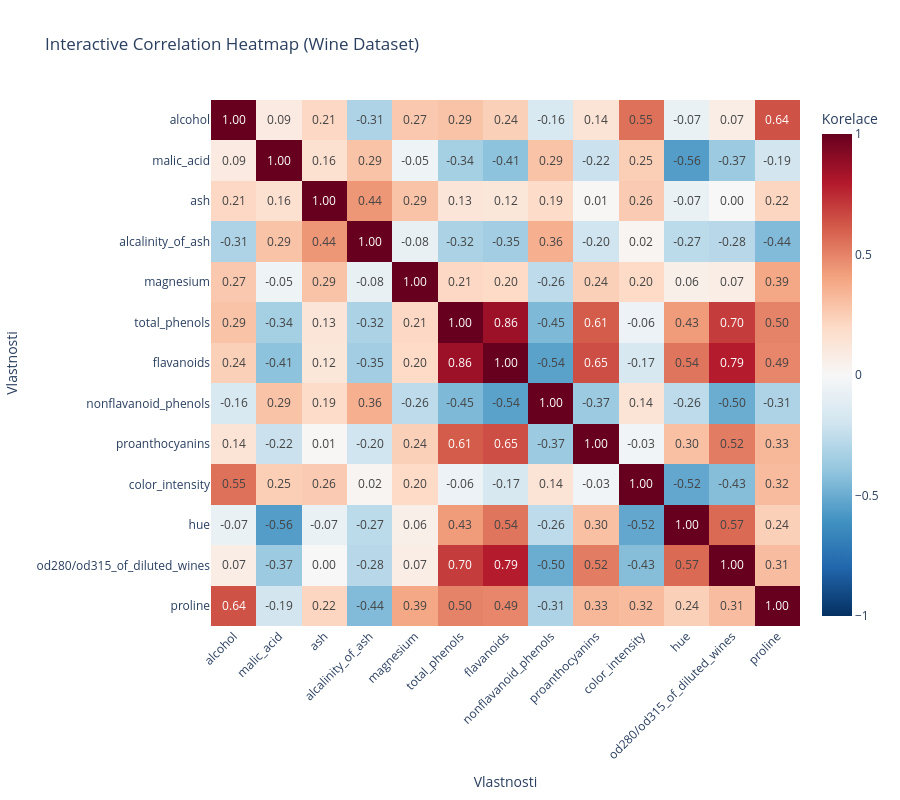

Source (notebook cell):
### Markdown cell above
## 5. Interaktivní korelační matice (Plotly)

### Code cell
fig = px.imshow(
    corr_matrix,
    text_auto='.2f',
    aspect='auto',
    color_continuous_scale='RdBu_r',
    zmin=-1,
    zmax=1,
    title='Interactive Correlation Heatmap (Wine Dataset)',
    labels=dict(x='Vlastnosti', y='Vlastnosti', color='Korelace')
)
fig.update_layout(width=900, height=800, xaxis_tickangle=-45)
fig.show()

### Figure 1 — Plotly figure (JSON) as saved in the notebook; plotly's stock layout.template omitted (floating-point values rounded to 4 significant figures; data arrays with more than 128 entries replaced by an {"elided": "..."} marker saying what was removed)
{"data": [{"coloraxis": "coloraxis", "hovertemplate": "Vlastnosti: %{x}<br>Vlastnosti: %{y}<br>Korelace: %{z}<extra></extra>", "name": "0", "texttemplate": "%{z:.2f}", "type": "heatmap", "x": ["alcohol", "malic_acid", "ash", "alcalinity_of_ash", "magnesium", "total_phenols", "flavanoids", "nonflavanoid_phenols", "proanthocyanins", "color_intensity", "hue", "od280/od315_of_diluted_wines", "proline"], "xaxis": "x", "y": ["alcohol", "malic_acid", "ash", "alcalinity_of_ash", "magnesium", "total_phenols", "flavanoids", "nonflavanoid_phenols", "proanthocyanins", "color_intensity", "hue", "od280/od315_of_diluted_wines", "proline"], "yaxis": "y", "z": {"elided": "13x13 float values"}}], "layout": {"coloraxis": {"autocolorscale": false, "cmax": 1, "cmin": -1, "colorbar": {"title": {"text": "Korelace"}}, "colorscale": [[0, "rgb(5,48,97)"], [0.1, "rgb(33,102,172)"], [0.2, "rgb(67,147,195)"], [0.3, "rgb(146,197,222)"], [0.4, "rgb(209,229,240)"], [0.5, "rgb(247,247,247)"], [0.6, "rgb(253,219,199)"], [0.7, "rgb(244,165,130)"], [0.8, "rgb(214,96,77)"], [0.9, "rgb(178,24,43)"], [1, "rgb(103,0,31)"]]}, "height": 800, "title": {"text": "Interactive Correlation Heatmap (Wine Dataset)"}, "width": 900, "xaxis": {"anchor": "y", "domain": [0, 1], "tickangle": -45, "title": {"text": "Vlastnosti"}}, "yaxis": {"anchor": "x", "autorange": "reversed", "domain": [0, 1], "title": {"text": "Vlastnosti"}}}}
